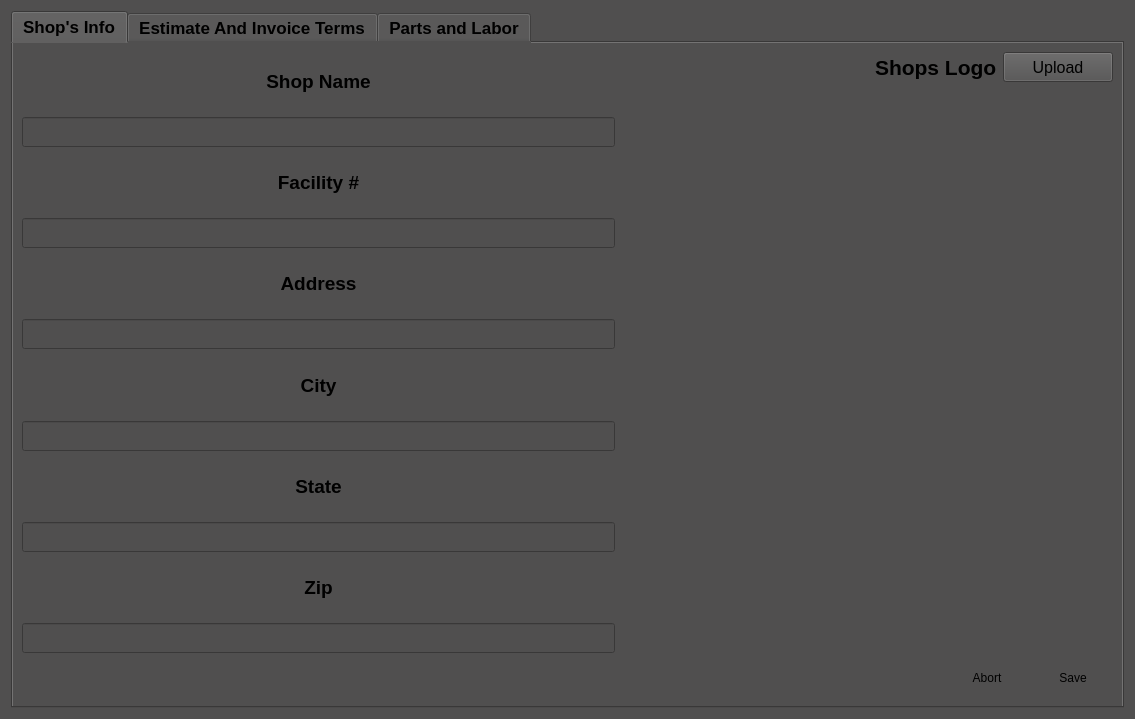
<?xml version="1.0" encoding="UTF-8"?>
<ui version="4.0">
 <class>Form</class>
 <widget class="QWidget" name="Form">
  <property name="geometry">
   <rect>
    <x>0</x>
    <y>0</y>
    <width>1134</width>
    <height>719</height>
   </rect>
  </property>
  <property name="minimumSize">
   <size>
    <width>0</width>
    <height>30</height>
   </size>
  </property>
  <property name="windowTitle">
   <string>Form</string>
  </property>
  <property name="styleSheet">
   <string notr="true">background-color: #504F4F;</string>
  </property>
  <layout class="QGridLayout" name="gridLayout">
   <item row="0" column="0">
    <widget class="QTabWidget" name="tabWidget">
     <property name="font">
      <font>
       <pointsize>13</pointsize>
       <bold>true</bold>
      </font>
     </property>
     <property name="layoutDirection">
      <enum>Qt::LeftToRight</enum>
     </property>
     <property name="styleSheet">
      <string notr="true">background-color: #504F4F;</string>
     </property>
     <property name="currentIndex">
      <number>0</number>
     </property>
     <widget class="QWidget" name="shop_info_tab">
      <attribute name="title">
       <string>Shop's Info</string>
      </attribute>
      <layout class="QGridLayout" name="gridLayout_2">
       <item row="0" column="1" rowspan="2">
        <spacer name="verticalSpacer">
         <property name="orientation">
          <enum>Qt::Vertical</enum>
         </property>
         <property name="sizeHint" stdset="0">
          <size>
           <width>248</width>
           <height>611</height>
          </size>
         </property>
        </spacer>
       </item>
       <item row="2" column="3">
        <layout class="QHBoxLayout" name="horizontalLayout_7">
         <item>
          <widget class="QPushButton" name="abort_button">
           <property name="text">
            <string>Abort</string>
           </property>
           <property name="icon">
            <iconset>
             <normaloff>../Images/Icons/cross.png</normaloff>../Images/Icons/cross.png</iconset>
           </property>
           <property name="iconSize">
            <size>
             <width>30</width>
             <height>30</height>
            </size>
           </property>
           <property name="flat">
            <bool>true</bool>
           </property>
          </widget>
         </item>
         <item>
          <widget class="QPushButton" name="save_button">
           <property name="text">
            <string>Save</string>
           </property>
           <property name="icon">
            <iconset>
             <normaloff>../Images/Icons/check.png</normaloff>../Images/Icons/check.png</iconset>
           </property>
           <property name="iconSize">
            <size>
             <width>30</width>
             <height>30</height>
            </size>
           </property>
           <property name="flat">
            <bool>true</bool>
           </property>
          </widget>
         </item>
        </layout>
       </item>
       <item row="2" column="0" colspan="3">
        <spacer name="horizontalSpacer">
         <property name="orientation">
          <enum>Qt::Horizontal</enum>
         </property>
         <property name="sizeHint" stdset="0">
          <size>
           <width>909</width>
           <height>38</height>
          </size>
         </property>
        </spacer>
       </item>
       <item row="1" column="2" colspan="2">
        <spacer name="verticalSpacer_2">
         <property name="orientation">
          <enum>Qt::Vertical</enum>
         </property>
         <property name="sizeHint" stdset="0">
          <size>
           <width>238</width>
           <height>301</height>
          </size>
         </property>
        </spacer>
       </item>
       <item row="0" column="2" colspan="2">
        <layout class="QVBoxLayout" name="verticalLayout_2">
         <item>
          <layout class="QHBoxLayout" name="horizontalLayout_8">
           <item>
            <widget class="QLabel" name="shop_logo_label">
             <property name="font">
              <font>
               <pointsize>16</pointsize>
               <bold>true</bold>
              </font>
             </property>
             <property name="text">
              <string>Shops Logo</string>
             </property>
            </widget>
           </item>
           <item>
            <widget class="QPushButton" name="upload_button">
             <property name="minimumSize">
              <size>
               <width>30</width>
               <height>30</height>
              </size>
             </property>
             <property name="font">
              <font>
               <pointsize>12</pointsize>
              </font>
             </property>
             <property name="text">
              <string>Upload</string>
             </property>
             <property name="icon">
              <iconset>
               <normaloff>../Images/Icons/refresh.png</normaloff>../Images/Icons/refresh.png</iconset>
             </property>
             <property name="iconSize">
              <size>
               <width>30</width>
               <height>30</height>
              </size>
             </property>
            </widget>
           </item>
          </layout>
         </item>
         <item>
          <widget class="QLabel" name="label">
           <property name="minimumSize">
            <size>
             <width>236</width>
             <height>254</height>
            </size>
           </property>
           <property name="text">
            <string/>
           </property>
           <property name="pixmap">
            <pixmap>../Images/winter_auto.png</pixmap>
           </property>
           <property name="scaledContents">
            <bool>false</bool>
           </property>
           <property name="alignment">
            <set>Qt::AlignCenter</set>
           </property>
          </widget>
         </item>
        </layout>
       </item>
       <item row="0" column="0" rowspan="2">
        <layout class="QVBoxLayout" name="verticalLayout">
         <item>
          <widget class="QLabel" name="shop_name_label">
           <property name="font">
            <font>
             <pointsize>14</pointsize>
             <bold>true</bold>
            </font>
           </property>
           <property name="layoutDirection">
            <enum>Qt::LeftToRight</enum>
           </property>
           <property name="text">
            <string>Shop Name</string>
           </property>
           <property name="alignment">
            <set>Qt::AlignCenter</set>
           </property>
          </widget>
         </item>
         <item>
          <widget class="QLineEdit" name="shop_name_edit">
           <property name="minimumSize">
            <size>
             <width>30</width>
             <height>30</height>
            </size>
           </property>
           <property name="font">
            <font>
             <pointsize>13</pointsize>
            </font>
           </property>
           <property name="alignment">
            <set>Qt::AlignCenter</set>
           </property>
          </widget>
         </item>
         <item>
          <widget class="QLabel" name="facility_number_label">
           <property name="font">
            <font>
             <pointsize>14</pointsize>
             <bold>true</bold>
            </font>
           </property>
           <property name="text">
            <string>Facility #</string>
           </property>
           <property name="alignment">
            <set>Qt::AlignCenter</set>
           </property>
          </widget>
         </item>
         <item>
          <widget class="QLineEdit" name="facility_number_edit">
           <property name="minimumSize">
            <size>
             <width>0</width>
             <height>30</height>
            </size>
           </property>
           <property name="font">
            <font>
             <pointsize>13</pointsize>
            </font>
           </property>
           <property name="alignment">
            <set>Qt::AlignCenter</set>
           </property>
          </widget>
         </item>
         <item>
          <widget class="QLabel" name="address_label">
           <property name="font">
            <font>
             <pointsize>14</pointsize>
             <bold>true</bold>
            </font>
           </property>
           <property name="text">
            <string>Address</string>
           </property>
           <property name="alignment">
            <set>Qt::AlignCenter</set>
           </property>
          </widget>
         </item>
         <item>
          <widget class="QLineEdit" name="address_edit">
           <property name="minimumSize">
            <size>
             <width>0</width>
             <height>30</height>
            </size>
           </property>
           <property name="font">
            <font>
             <pointsize>13</pointsize>
            </font>
           </property>
           <property name="alignment">
            <set>Qt::AlignCenter</set>
           </property>
          </widget>
         </item>
         <item>
          <widget class="QLabel" name="city_label">
           <property name="font">
            <font>
             <pointsize>14</pointsize>
             <bold>true</bold>
            </font>
           </property>
           <property name="text">
            <string>City</string>
           </property>
           <property name="alignment">
            <set>Qt::AlignCenter</set>
           </property>
          </widget>
         </item>
         <item>
          <widget class="QLineEdit" name="city_edit">
           <property name="minimumSize">
            <size>
             <width>0</width>
             <height>30</height>
            </size>
           </property>
           <property name="font">
            <font>
             <pointsize>13</pointsize>
            </font>
           </property>
           <property name="alignment">
            <set>Qt::AlignCenter</set>
           </property>
          </widget>
         </item>
         <item>
          <widget class="QLabel" name="state_label">
           <property name="font">
            <font>
             <pointsize>14</pointsize>
             <bold>true</bold>
            </font>
           </property>
           <property name="text">
            <string>State</string>
           </property>
           <property name="alignment">
            <set>Qt::AlignCenter</set>
           </property>
          </widget>
         </item>
         <item>
          <widget class="QLineEdit" name="state_edit">
           <property name="minimumSize">
            <size>
             <width>0</width>
             <height>30</height>
            </size>
           </property>
           <property name="font">
            <font>
             <pointsize>13</pointsize>
            </font>
           </property>
           <property name="alignment">
            <set>Qt::AlignCenter</set>
           </property>
          </widget>
         </item>
         <item>
          <widget class="QLabel" name="zip_label">
           <property name="font">
            <font>
             <pointsize>14</pointsize>
             <bold>true</bold>
            </font>
           </property>
           <property name="text">
            <string>Zip</string>
           </property>
           <property name="alignment">
            <set>Qt::AlignCenter</set>
           </property>
          </widget>
         </item>
         <item>
          <widget class="QLineEdit" name="zip_edit">
           <property name="minimumSize">
            <size>
             <width>0</width>
             <height>30</height>
            </size>
           </property>
           <property name="font">
            <font>
             <pointsize>13</pointsize>
            </font>
           </property>
           <property name="alignment">
            <set>Qt::AlignCenter</set>
           </property>
          </widget>
         </item>
        </layout>
       </item>
      </layout>
     </widget>
     <widget class="QWidget" name="terms_tab">
      <attribute name="title">
       <string>Estimate And Invoice Terms</string>
      </attribute>
      <layout class="QGridLayout" name="gridLayout_3">
       <item row="0" column="0">
        <widget class="QTabWidget" name="terms_buttons_tab">
         <property name="font">
          <font>
           <pointsize>12</pointsize>
          </font>
         </property>
         <property name="focusPolicy">
          <enum>Qt::WheelFocus</enum>
         </property>
         <property name="styleSheet">
          <string notr="true">background-color: #929191;</string>
         </property>
         <property name="currentIndex">
          <number>0</number>
         </property>
         <property name="tabBarAutoHide">
          <bool>true</bool>
         </property>
         <widget class="QWidget" name="tab">
          <attribute name="title">
           <string>Tab 1</string>
          </attribute>
          <widget class="QWidget" name="layoutWidget">
           <property name="geometry">
            <rect>
             <x>10</x>
             <y>20</y>
             <width>169</width>
             <height>261</height>
            </rect>
           </property>
           <layout class="QVBoxLayout" name="verticalLayout_3">
            <item>
             <widget class="QRadioButton" name="estimate_term_button">
              <property name="minimumSize">
               <size>
                <width>0</width>
                <height>50</height>
               </size>
              </property>
              <property name="layoutDirection">
               <enum>Qt::LeftToRight</enum>
              </property>
              <property name="text">
               <string>Estimates</string>
              </property>
              <property name="icon">
               <iconset>
                <normaloff>../Images/Icons/add-document.png</normaloff>../Images/Icons/add-document.png</iconset>
              </property>
              <property name="iconSize">
               <size>
                <width>30</width>
                <height>30</height>
               </size>
              </property>
             </widget>
            </item>
            <item>
             <widget class="QRadioButton" name="invoice_term_button">
              <property name="minimumSize">
               <size>
                <width>0</width>
                <height>50</height>
               </size>
              </property>
              <property name="text">
               <string>Invoices</string>
              </property>
              <property name="icon">
               <iconset>
                <normaloff>../Images/Icons/document.png</normaloff>../Images/Icons/document.png</iconset>
              </property>
              <property name="iconSize">
               <size>
                <width>30</width>
                <height>30</height>
               </size>
              </property>
             </widget>
            </item>
            <item>
             <widget class="QRadioButton" name="warranty_term_button">
              <property name="minimumSize">
               <size>
                <width>0</width>
                <height>50</height>
               </size>
              </property>
              <property name="text">
               <string>Warranty</string>
              </property>
              <property name="icon">
               <iconset>
                <normaloff>../Images/Icons/edit.png</normaloff>../Images/Icons/edit.png</iconset>
              </property>
              <property name="iconSize">
               <size>
                <width>30</width>
                <height>30</height>
               </size>
              </property>
             </widget>
            </item>
           </layout>
          </widget>
         </widget>
        </widget>
       </item>
       <item row="0" column="1" rowspan="2" colspan="2">
        <widget class="QTextEdit" name="invoice_terms_edit">
         <property name="sizePolicy">
          <sizepolicy hsizetype="Expanding" vsizetype="Expanding">
           <horstretch>0</horstretch>
           <verstretch>0</verstretch>
          </sizepolicy>
         </property>
         <property name="minimumSize">
          <size>
           <width>911</width>
           <height>400</height>
          </size>
         </property>
         <property name="font">
          <font>
           <pointsize>12</pointsize>
          </font>
         </property>
        </widget>
       </item>
       <item row="1" column="0" rowspan="4">
        <spacer name="verticalSpacer_3">
         <property name="orientation">
          <enum>Qt::Vertical</enum>
         </property>
         <property name="sizeHint" stdset="0">
          <size>
           <width>174</width>
           <height>249</height>
          </size>
         </property>
        </spacer>
       </item>
       <item row="2" column="1" rowspan="3">
        <spacer name="horizontalSpacer_2">
         <property name="orientation">
          <enum>Qt::Horizontal</enum>
         </property>
         <property name="sizeHint" stdset="0">
          <size>
           <width>732</width>
           <height>238</height>
          </size>
         </property>
        </spacer>
       </item>
       <item row="2" column="2">
        <widget class="QCheckBox" name="warranty_checkbox">
         <property name="minimumSize">
          <size>
           <width>50</width>
           <height>50</height>
          </size>
         </property>
         <property name="font">
          <font>
           <pointsize>13</pointsize>
          </font>
         </property>
         <property name="text">
          <string>Show Warranty</string>
         </property>
        </widget>
       </item>
       <item row="3" column="2">
        <spacer name="verticalSpacer_4">
         <property name="orientation">
          <enum>Qt::Vertical</enum>
         </property>
         <property name="sizeHint" stdset="0">
          <size>
           <width>158</width>
           <height>149</height>
          </size>
         </property>
        </spacer>
       </item>
       <item row="4" column="2">
        <layout class="QHBoxLayout" name="horizontalLayout">
         <item>
          <widget class="QPushButton" name="abort_button_2">
           <property name="minimumSize">
            <size>
             <width>0</width>
             <height>30</height>
            </size>
           </property>
           <property name="text">
            <string>Abort</string>
           </property>
           <property name="icon">
            <iconset>
             <normaloff>../Images/Icons/cross.png</normaloff>../Images/Icons/cross.png</iconset>
           </property>
           <property name="iconSize">
            <size>
             <width>30</width>
             <height>30</height>
            </size>
           </property>
           <property name="flat">
            <bool>true</bool>
           </property>
          </widget>
         </item>
         <item>
          <widget class="QPushButton" name="save_button_2">
           <property name="minimumSize">
            <size>
             <width>0</width>
             <height>30</height>
            </size>
           </property>
           <property name="text">
            <string>Save</string>
           </property>
           <property name="icon">
            <iconset>
             <normaloff>../Images/Icons/check.png</normaloff>../Images/Icons/check.png</iconset>
           </property>
           <property name="iconSize">
            <size>
             <width>30</width>
             <height>30</height>
            </size>
           </property>
           <property name="flat">
            <bool>true</bool>
           </property>
          </widget>
         </item>
        </layout>
       </item>
      </layout>
      <widget class="QTextEdit" name="warranty_terms_edit">
       <property name="geometry">
        <rect>
         <x>190</x>
         <y>10</y>
         <width>911</width>
         <height>400</height>
        </rect>
       </property>
       <property name="minimumSize">
        <size>
         <width>0</width>
         <height>0</height>
        </size>
       </property>
       <property name="font">
        <font>
         <pointsize>12</pointsize>
        </font>
       </property>
      </widget>
      <widget class="QTextEdit" name="estimate_terms_edit">
       <property name="geometry">
        <rect>
         <x>190</x>
         <y>10</y>
         <width>911</width>
         <height>400</height>
        </rect>
       </property>
       <property name="font">
        <font>
         <pointsize>12</pointsize>
        </font>
       </property>
      </widget>
     </widget>
     <widget class="QWidget" name="taxes_tab">
      <attribute name="title">
       <string>Parts and Labor</string>
      </attribute>
      <layout class="QGridLayout" name="gridLayout_4">
       <item row="0" column="0" rowspan="3">
        <layout class="QVBoxLayout" name="verticalLayout_4">
         <item>
          <widget class="QLabel" name="labor_rate_label">
           <property name="font">
            <font>
             <pointsize>14</pointsize>
             <bold>true</bold>
            </font>
           </property>
           <property name="text">
            <string>Shops Labor Rate</string>
           </property>
           <property name="alignment">
            <set>Qt::AlignCenter</set>
           </property>
          </widget>
         </item>
         <item>
          <layout class="QHBoxLayout" name="horizontalLayout_2">
           <item>
            <widget class="QLineEdit" name="labor_rate_edit">
             <property name="minimumSize">
              <size>
               <width>0</width>
               <height>30</height>
              </size>
             </property>
             <property name="font">
              <font>
               <pointsize>13</pointsize>
              </font>
             </property>
             <property name="alignment">
              <set>Qt::AlignCenter</set>
             </property>
            </widget>
           </item>
           <item>
            <widget class="QLabel" name="labor_rate_symbol">
             <property name="font">
              <font>
               <pointsize>14</pointsize>
               <bold>true</bold>
              </font>
             </property>
             <property name="text">
              <string>$</string>
             </property>
             <property name="alignment">
              <set>Qt::AlignCenter</set>
             </property>
            </widget>
           </item>
          </layout>
         </item>
         <item>
          <widget class="QLabel" name="parts_markup_label">
           <property name="font">
            <font>
             <pointsize>14</pointsize>
             <bold>true</bold>
            </font>
           </property>
           <property name="text">
            <string>Parts Markup</string>
           </property>
           <property name="alignment">
            <set>Qt::AlignCenter</set>
           </property>
          </widget>
         </item>
         <item>
          <layout class="QHBoxLayout" name="horizontalLayout_3">
           <item>
            <widget class="QLineEdit" name="parts_markup_edit">
             <property name="minimumSize">
              <size>
               <width>0</width>
               <height>30</height>
              </size>
             </property>
             <property name="font">
              <font>
               <pointsize>13</pointsize>
              </font>
             </property>
             <property name="alignment">
              <set>Qt::AlignCenter</set>
             </property>
            </widget>
           </item>
           <item>
            <widget class="QLabel" name="parts_markup_symbol">
             <property name="font">
              <font>
               <pointsize>14</pointsize>
               <bold>true</bold>
              </font>
             </property>
             <property name="text">
              <string>%</string>
             </property>
             <property name="alignment">
              <set>Qt::AlignCenter</set>
             </property>
            </widget>
           </item>
          </layout>
         </item>
         <item>
          <widget class="QLabel" name="oem_markup_label">
           <property name="font">
            <font>
             <pointsize>14</pointsize>
             <bold>true</bold>
            </font>
           </property>
           <property name="text">
            <string>OEM Markup</string>
           </property>
           <property name="alignment">
            <set>Qt::AlignCenter</set>
           </property>
          </widget>
         </item>
         <item>
          <layout class="QHBoxLayout" name="horizontalLayout_4">
           <item>
            <widget class="QLineEdit" name="oem_markup_edit">
             <property name="minimumSize">
              <size>
               <width>0</width>
               <height>30</height>
              </size>
             </property>
             <property name="font">
              <font>
               <pointsize>13</pointsize>
              </font>
             </property>
             <property name="alignment">
              <set>Qt::AlignCenter</set>
             </property>
            </widget>
           </item>
           <item>
            <widget class="QLabel" name="oem_markup_symbol">
             <property name="font">
              <font>
               <pointsize>14</pointsize>
               <bold>true</bold>
              </font>
             </property>
             <property name="text">
              <string>%</string>
             </property>
             <property name="alignment">
              <set>Qt::AlignCenter</set>
             </property>
            </widget>
           </item>
          </layout>
         </item>
         <item>
          <widget class="QLabel" name="tire_markup_label">
           <property name="font">
            <font>
             <pointsize>14</pointsize>
             <bold>true</bold>
            </font>
           </property>
           <property name="text">
            <string>Tire Markup</string>
           </property>
           <property name="alignment">
            <set>Qt::AlignCenter</set>
           </property>
          </widget>
         </item>
         <item>
          <layout class="QHBoxLayout" name="horizontalLayout_5">
           <item>
            <widget class="QLineEdit" name="tire_markup_edit">
             <property name="minimumSize">
              <size>
               <width>0</width>
               <height>30</height>
              </size>
             </property>
             <property name="font">
              <font>
               <pointsize>13</pointsize>
              </font>
             </property>
             <property name="alignment">
              <set>Qt::AlignCenter</set>
             </property>
            </widget>
           </item>
           <item>
            <widget class="QLabel" name="tire_markup_symbol">
             <property name="font">
              <font>
               <pointsize>14</pointsize>
               <bold>true</bold>
              </font>
             </property>
             <property name="text">
              <string>%</string>
             </property>
             <property name="alignment">
              <set>Qt::AlignCenter</set>
             </property>
            </widget>
           </item>
          </layout>
         </item>
        </layout>
       </item>
       <item row="0" column="1">
        <spacer name="horizontalSpacer_4">
         <property name="orientation">
          <enum>Qt::Horizontal</enum>
         </property>
         <property name="sizeHint" stdset="0">
          <size>
           <width>428</width>
           <height>20</height>
          </size>
         </property>
        </spacer>
       </item>
       <item row="0" column="2" colspan="2">
        <layout class="QVBoxLayout" name="verticalLayout_5">
         <item>
          <widget class="QCheckBox" name="low_markup_checkbox">
           <property name="font">
            <font>
             <pointsize>14</pointsize>
             <bold>true</bold>
            </font>
           </property>
           <property name="text">
            <string>Markup For Parts Under </string>
           </property>
           <property name="iconSize">
            <size>
             <width>30</width>
             <height>30</height>
            </size>
           </property>
           <property name="tristate">
            <bool>false</bool>
           </property>
          </widget>
         </item>
         <item>
          <layout class="QHBoxLayout" name="horizontalLayout_9">
           <item>
            <widget class="QLineEdit" name="under_markup_amount">
             <property name="minimumSize">
              <size>
               <width>0</width>
               <height>30</height>
              </size>
             </property>
             <property name="font">
              <font>
               <pointsize>13</pointsize>
              </font>
             </property>
             <property name="alignment">
              <set>Qt::AlignCenter</set>
             </property>
            </widget>
           </item>
           <item>
            <widget class="QLabel" name="under_markup_amount_symbol">
             <property name="font">
              <font>
               <pointsize>14</pointsize>
               <bold>true</bold>
              </font>
             </property>
             <property name="text">
              <string>$</string>
             </property>
             <property name="alignment">
              <set>Qt::AlignCenter</set>
             </property>
            </widget>
           </item>
          </layout>
         </item>
         <item>
          <layout class="QHBoxLayout" name="horizontalLayout_10">
           <item>
            <widget class="QLineEdit" name="under_markup_percent">
             <property name="font">
              <font>
               <pointsize>13</pointsize>
              </font>
             </property>
             <property name="layoutDirection">
              <enum>Qt::LeftToRight</enum>
             </property>
             <property name="alignment">
              <set>Qt::AlignCenter</set>
             </property>
            </widget>
           </item>
           <item>
            <widget class="QLabel" name="under_markup_percent_symbol">
             <property name="font">
              <font>
               <pointsize>14</pointsize>
               <bold>true</bold>
              </font>
             </property>
             <property name="text">
              <string>%</string>
             </property>
             <property name="alignment">
              <set>Qt::AlignCenter</set>
             </property>
            </widget>
           </item>
          </layout>
         </item>
        </layout>
       </item>
       <item row="1" column="2" colspan="2">
        <spacer name="verticalSpacer_5">
         <property name="orientation">
          <enum>Qt::Vertical</enum>
         </property>
         <property name="sizeHint" stdset="0">
          <size>
           <width>228</width>
           <height>494</height>
          </size>
         </property>
        </spacer>
       </item>
       <item row="2" column="1" colspan="2">
        <spacer name="horizontalSpacer_3">
         <property name="orientation">
          <enum>Qt::Horizontal</enum>
         </property>
         <property name="sizeHint" stdset="0">
          <size>
           <width>506</width>
           <height>20</height>
          </size>
         </property>
        </spacer>
       </item>
       <item row="2" column="3">
        <layout class="QHBoxLayout" name="horizontalLayout_6">
         <item>
          <widget class="QPushButton" name="abort_button_3">
           <property name="text">
            <string>Abort</string>
           </property>
           <property name="icon">
            <iconset>
             <normaloff>../Images/Icons/cross.png</normaloff>../Images/Icons/cross.png</iconset>
           </property>
           <property name="iconSize">
            <size>
             <width>30</width>
             <height>30</height>
            </size>
           </property>
           <property name="flat">
            <bool>true</bool>
           </property>
          </widget>
         </item>
         <item>
          <widget class="QPushButton" name="save_button_3">
           <property name="text">
            <string>Save</string>
           </property>
           <property name="icon">
            <iconset>
             <normaloff>../Images/Icons/check.png</normaloff>../Images/Icons/check.png</iconset>
           </property>
           <property name="iconSize">
            <size>
             <width>30</width>
             <height>30</height>
            </size>
           </property>
           <property name="flat">
            <bool>true</bool>
           </property>
          </widget>
         </item>
        </layout>
       </item>
      </layout>
     </widget>
    </widget>
   </item>
  </layout>
 </widget>
 <resources/>
 <connections/>
</ui>
